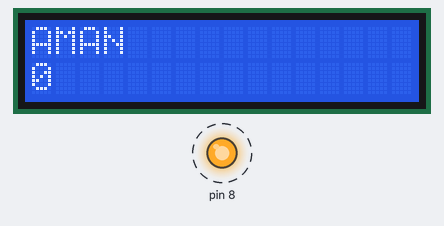
Bench run of a sketch on a simulated Arduino Uno, built with avr-gcc and run on an emulated ATmega328P. Parts: 16×2 character LCD, output pins drawn as LEDs (lit = HIGH). Dashed ring = blinking.

Above: at 0.1 s.
At 1.5 s:
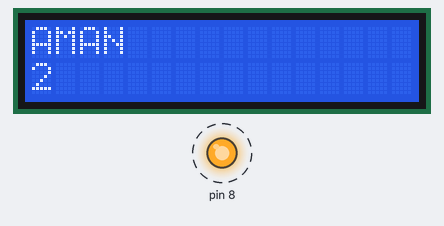
At 2.9 s:
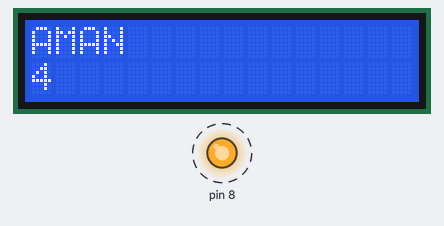
At 6.4 s:
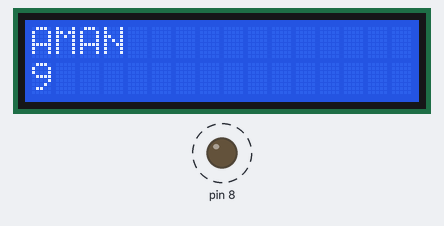
Timing chart, 0 to 40.0 s (numbered marks = the images above):
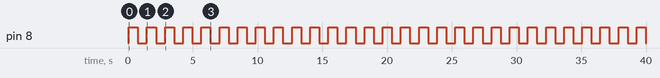

The sketch:

LCD_and_LED.ino
```cpp
#include <LiquidCrystal.h>
int i;
// initialize the library with the numbers of the interface pins
LiquidCrystal lcd(2,3,4,5,6,7);

void setup() {
  // set up the LCD's number of columns and rows:
  lcd.begin(16, 2);
  // Print a message to the LCD.
  lcd.print("AMAN");
  pinMode(8,OUTPUT);
  digitalWrite(8,HIGH);
}

void loop() {

  for(i=0 ;i<10;i++){
    lcd.setCursor(0,1);
    lcd.print(i);
    if(i%2==0){
      digitalWrite(8,HIGH);
      }
      else {
        digitalWrite(8,LOW);
      }
      delay(700);
  }

}
```

Measured:
- by itself, pin 8: alternates HIGH for 0.70 s and LOW for 0.70 s
- by itself, everything shown: repeats every 7.0 s, in 10 steps
- what the display in image 1 shows lasts 0.7 s, from 1.5 s to 2.2 s
